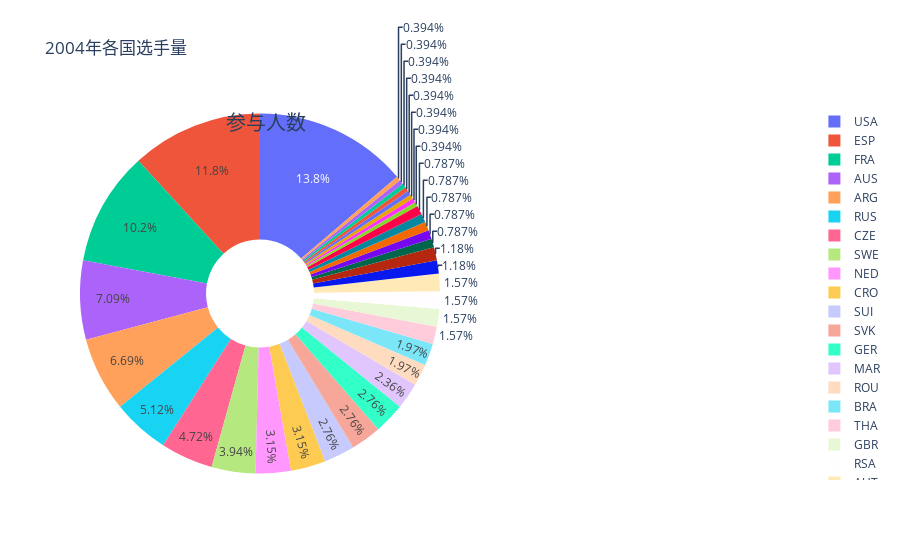

Write notebook code for a chart like this one.
### Code cell
以下为2004参赛选手量图，可以点击右侧国家按钮查看变化。

### Figure 1 — Plotly figure (JSON) as saved in the notebook; plotly's stock layout.template omitted (floating-point values rounded to 4 significant figures)
{"data": [{"domain": {"x": [0, 0.5]}, "hole": 0.3, "hoverinfo": "label+percent+name", "labels": ["SUI", "RUS", "ESP", "USA", "MAR", "ARG", "FRA", "AUS", "ROU", "THA", "NED", "CZE", "GBR", "RSA", "SWE", "CRO", "BRA", "AUT", "SVK", "ARM", "GER", "ITA", "ECU", "FIN", "UZB", "BLR", "MON", "BEL", "PHI", "CHI", "KOR", "DEN", "LUX", "PER", "GEO"], "name": "选手数量", "type": "pie", "values": [7, 13, 30, 35, 6, 17, 26, 18, 5, 4, 8, 12, 4, 4, 10, 8, 5, 4, 7, 2, 7, 3, 2, 2, 1, 1, 1, 3, 1, 2, 1, 1, 1, 2, 1]}], "layout": {"annotations": [{"font": {"size": 20}, "showarrow": false, "text": "参与人数", "x": 0.2, "y": 1}], "title": {"text": "2004年各国选手量"}}}
